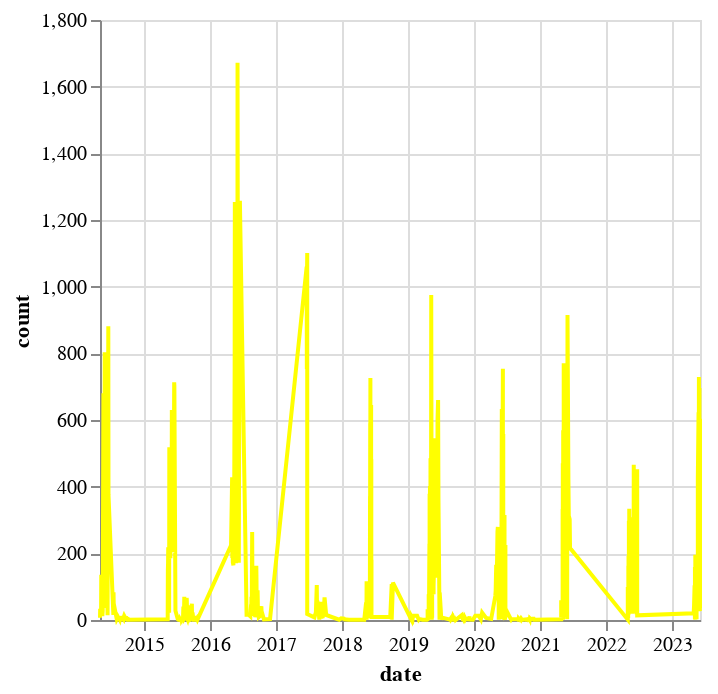

Notebook cell for this chart:
### Code cell
kk = alt.Chart(df_expanded_1).mark_line(point=False, color = 'yellow').encode(
    x='date:T',  
    y='count:Q' 
)
kk

### Figure 1 — Vega specification as saved in the notebook (floating-point values rounded to 4 significant figures; data arrays with more than 128 entries replaced by an {"elided": "..."} marker saying what was removed)
{"$schema": "https://vega.github.io/schema/vega/v5.json", "data": [{"name": "source_0", "values": {"elided": "587 records"}, "transform": [{"type": "formula", "expr": "toDate(datum['date'])", "as": "date"}]}, {"name": "source_0_y_domain_count", "values": [{"min": 1, "max": 1672}]}], "marks": [{"type": "line", "name": "marks", "from": {"data": "source_0"}, "sort": {"field": "datum[\"date\"]"}, "encode": {"update": {"stroke": {"value": "yellow"}, "defined": {"signal": "isValid(datum[\"date\"]) && isFinite(+datum[\"date\"]) && isValid(datum[\"count\"]) && isFinite(+datum[\"count\"])"}, "y": {"field": "count", "scale": "y"}, "x": {"field": "date", "scale": "x"}}}, "style": ["line"]}], "scales": [{"name": "x", "type": "time", "domain": {"data": "source_0", "field": "date"}, "range": [0, {"signal": "width"}]}, {"name": "y", "type": "linear", "domain": [{"signal": "(data(\"source_0_y_domain_count\")[0] || {}).min"}, {"signal": "(data(\"source_0_y_domain_count\")[0] || {}).max"}], "range": [{"signal": "height"}, 0], "nice": true, "zero": true}], "axes": [{"scale": "x", "tickCount": {"signal": "ceil(width/40)"}, "gridScale": "y", "minExtent": 0, "grid": true, "labels": false, "domain": false, "aria": false, "maxExtent": 0, "orient": "bottom", "zindex": 0, "ticks": false}, {"scale": "y", "grid": true, "gridScale": "x", "zindex": 0, "minExtent": 0, "maxExtent": 0, "labels": false, "orient": "left", "tickCount": {"signal": "ceil(height/40)"}, "aria": false, "domain": false, "ticks": false}, {"scale": "x", "labelOverlap": true, "zindex": 0, "tickCount": {"signal": "ceil(width/40)"}, "labelFlush": true, "orient": "bottom", "grid": false, "title": "date"}, {"scale": "y", "orient": "left", "labelOverlap": true, "title": "count", "grid": false, "tickCount": {"signal": "ceil(height/40)"}, "zindex": 0}], "width": 300, "height": 300, "background": "white", "padding": 5, "style": "cell"}
